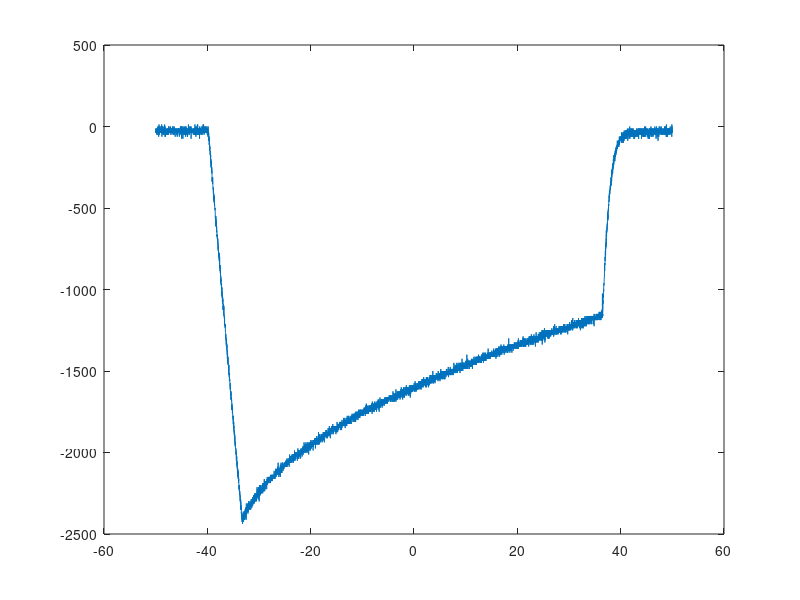
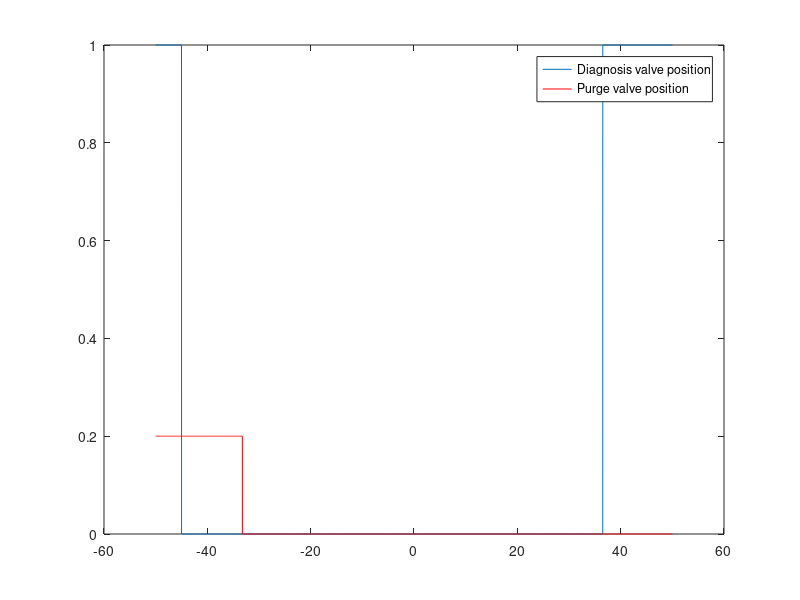

The MATLAB source for these figures, in order: (Note: this script raises an error after producing the figures.)
%% *** TSFS06 Laboration 2 Skeleton main file: Diagnosis of Purge System ***
clc
clear
close all

%% *** Data Loading ***
load diagnosisFile.mat

%% *** Plot data ***
d = diagnosisSequences.F05;

figure(1);
plot( d.time, d.y);

figure(2);
plot( d.time, d.D);
hold on;
plot( d.time, d.P,'r');
legend('Diagnosis valve position','Purge valve position');
%%finding index script

%% *** Set index intervals for all datasets
f00d =diagseqidx(diagnosisSequences.F00)
diagnosisSequences.F00.biasIdx  = [952 1011]; %(Samples [start end] for bias estimation) % D open P closed
diagnosisSequences.F00.diagIdx  = [239 904]; %(Samples [start end] for diagnosis sequence 1)
diagnosisSequences.F00.diagIdx2 = [1347 2014]; %(Samples [start end] for diagnosis sequence 2)

% f10d =diagseqidx(diagnosisSequences.F10)
diagnosisSequences.F10.biasIdx  = [1 76];
diagnosisSequences.F10.diagIdx  = [476 1021];
diagnosisSequences.F10.diagIdx2 = [1583 2193];

% f35d =diagseqidx(diagnosisSequences.F35)
diagnosisSequences.F35.biasIdx  = [1 206];
diagnosisSequences.F35.diagIdx  = [891 999];
diagnosisSequences.F35.diagIdx2 = [1737 1830];

diagnosisSequences.F50.biasIdx  = [955 1500];
diagnosisSequences.F50.diagIdx  = [782 820];
diagnosisSequences.F50.diagIdx2 = [1938 1975];

f05d =diagseqidx(diagnosisSequences.F05)
diagnosisSequences.F05.biasIdx  = [9132 10000];
diagnosisSequences.F05.diagIdx  = [1680 8654];

fxxd =diagseqidx(diagnosisSequences.Fxx)
diagnosisSequences.Fxx.biasIdx  = [1 993];
diagnosisSequences.Fxx.diagIdx  = [1733 8688];

%% *** Detection results ***
pfa  = 0.01; % Probability of false alarm

d = diagnosisSequences.F00;
res00a  = Leakage_test( d, d.biasIdx, d.diagIdx, pfa)  ;
res00b  = Leakage_test( d, d.biasIdx, d.diagIdx2, pfa) ;

d = diagnosisSequences.F05;
res05  = Leakage_test( d, d.biasIdx, d.diagIdx, pfa) ;

d = diagnosisSequences.F10;
res10a = Leakage_test( d, d.biasIdx, d.diagIdx, pfa) ;
res10b = Leakage_test( d, d.biasIdx, d.diagIdx2, pfa);

d = diagnosisSequences.F35;
res35a = Leakage_test( d, d.biasIdx, d.diagIdx, pfa) ;
res35b = Leakage_test( d, d.biasIdx, d.diagIdx2, pfa);

d = diagnosisSequences.F50;
res50a = Leakage_test( d, d.biasIdx, d.diagIdx, pfa) ;
res50b = Leakage_test( d, d.biasIdx, d.diagIdx2, pfa);

d = diagnosisSequences.Fxx;
resxx  = Leakage_test( d, d.biasIdx, d.diagIdx, pfa) ;

%% *** Assumptions validation
clf;

figure(3)
sgtitle('F00')
subplot(2,2,1);
normplot(res00a.R)
title('Normal Probability Plot of case A')
subplot(2,2,2);
normplot(res00b.R)
title('Normal Probability Plot of case B')
subplot(2,2,3);
plot(xcorr(res00a.R))
title('Normalized covariance function of case A')
subplot(2,2,4);
plot(xcorr(res00b.R))
title('Normalized covariance function of case B')


figure(4)
sgtitle('F10')
subplot(2,2,1);
normplot(res10a.R)
title('Normal Probability Plot of case A')
subplot(2,2,2);
normplot(res10b.R)
title('Normal Probability Plot of case B')
subplot(2,2,3);
plot(xcorr(res10a.R))
title('Normalized covariance function of case A')
subplot(2,2,4);
plot(xcorr(res10b.R))
title('Normalized covariance function of case B')

figure(5)
sgtitle('F35')
subplot(2,2,1);
normplot(res35a.R)
title('Normal Probability Plot of case A')
subplot(2,2,2);
normplot(res35b.R)
title('Normal Probability Plot of case B')
subplot(2,2,3);
plot(xcorr(res35a.R))
title('Normalized covariance function of case A')
subplot(2,2,4);
plot(xcorr(res35b.R))
title('Normalized covariance function of case B')

figure(6)
subplot(2,2,1);
sgtitle('F50')
normplot(res50a.R)
title('Normal Probability Plot of case A')
subplot(2,2,2);
normplot(res50b.R)
title('Normal Probability Plot of case B')
subplot(2,2,3);
plot(xcorr(res50a.R))
title('Normalized covariance function of case A')
subplot(2,2,4);
plot(xcorr(res50b.R))
title('Normalized covariance function of case B')

figure(7)
sgtitle('F05')
subplot(2,1,1);
normplot(res05.R)
title('Normal Probability Plot of case A')
subplot(2,1,2);
plot(xcorr(res05.R))
title('Normalized covariance function of case A')

figure(8)
sgtitle('Fxx')
subplot(2,1,1);
normplot(resxx.R)
title('Normal Probability Plot of case A')
subplot(2,1,2);
plot(xcorr(resxx.R))
title('Normalized covariance function of case A')
%% excercise 2 
K2 = [ res05.k2 res10a.k2 res10b.k2 res35a.k2 res35b.k2 res50a.k2 res50b.k2]

FL = [ 5 10 10 35 35 50 50 ]*10^-4;
FD = FL.^2*pi/4

C = Fd.\K2


